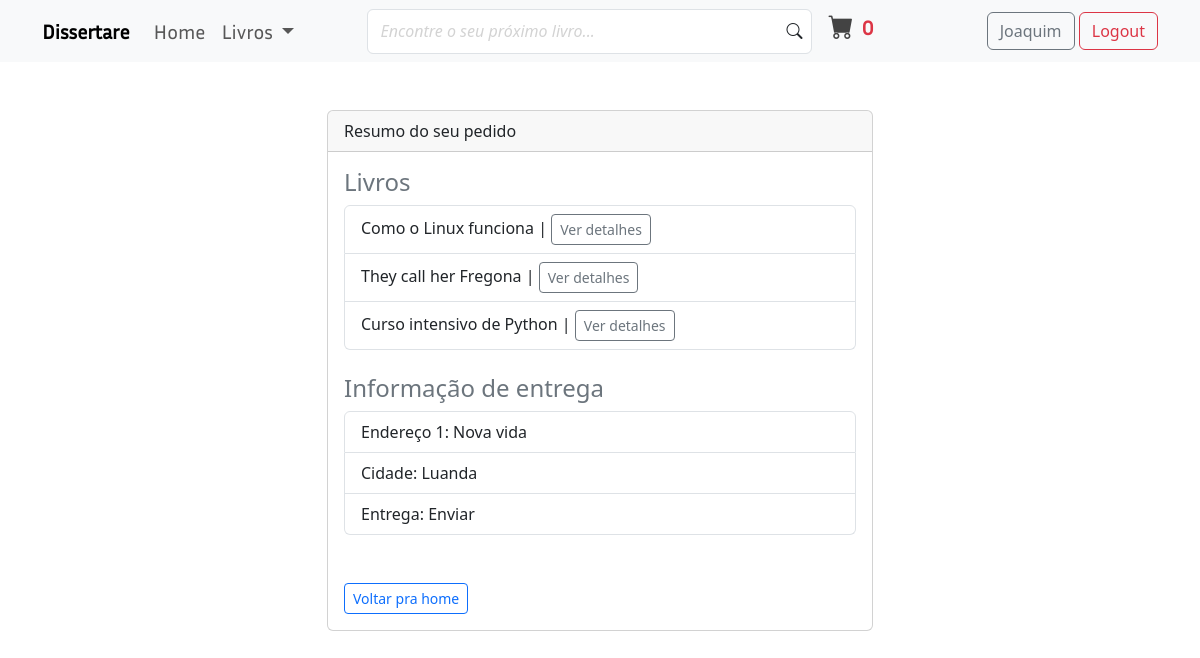
The page /payment/orders/23 (signed in) on the database its author committed.
### payment/models.py (models this page shows, shortened)
class OrderItem(models.Model):
    user = models.ForeignKey(User, on_delete=models.CASCADE, null=True, blank=True)
    order = models.ForeignKey(Order, on_delete=models.CASCADE, null=True)
    book = models.ForeignKey(Books, on_delete=models.CASCADE, null=True)
    quantity = models.PositiveBigIntegerField(default=1)
    price = models.DecimalField(max_digits=7, decimal_places=2)

### books/models.py (models this page shows, shortened)
class Books(models.Model):
    author = models.ForeignKey(Authors, on_delete=models.CASCADE, verbose_name='Autor do livro')
    file = models.FileField(
        upload_to=books_pdf_file_path,
        verbose_name='Arquivo',
        validators=[pdf_format_validator]
    )
    title = models.CharField(max_length=50, verbose_name='Título do livro')
    description = models.TextField(max_length=400, verbose_name='Sinopse')
    comment = models.TextField(max_length=400, verbose_name='Comentário', null=True, blank=True)
    cover = models.ImageField(
        upload_to=books_image_file_path,
        verbose_name='Capa do livro')
    date_posted = models.DateTimeField(default=timezone.now, verbose_name='Publicado no site em')
    uploaded_by = models.ForeignKey(User, on_delete=models.CASCADE, verbose_name='Enviado por')
    category = models.ManyToManyField(Category, related_name='books_category', default=[0])
    price = models.DecimalField(default=0, decimal_places=2, max_digits=6)
    is_sale = models.BooleanField(default=False)
    sale_price = models.DecimalField(default=0, decimal_places=2, max_digits=6)
    class Meta:
        verbose_name_plural = 'Books'

### payment/views.py (the view, shortened to what this page needs)
# urls.py: path('orders/<int:pk>', views.orders, name="orders"),
@login_required
def orders(request, pk):
    if request.user.is_authenticated:
        order = get_object_or_404(Order, id=pk)
        shipping_address = json.loads(order.shipping_address)
        items = OrderItem.objects.filter(order=pk)
        return render(request, 'payment/orders.html', {'order': order, 'items': items, 'shipping_address': shipping_address})
    else:
        messages.warning(request, "Access Denied")
        return redirect('books')

### cart/cart.py (called while the page is built)
    def __len__(self):
        return len(self.cart)

### cart/context_processors.py (called while the page is built)
def cart(request):
    return {'cart': Cart(request)}

### payment/templates/payment/orders.html (shortened to what this page needs)
{% extends 'books/base.html' %}
{% block main_content %}
    <div class="py-5 container">
        <div class="row">
            <div class="col-md-6 offset-md-3">
                <div class="card">
                    <div class="card-header">
                      Resumo do seu pedido
                    </div>
                    <div class="card-body">
                        <h4 class="text-secondary">Livros</h4>
                        <ul class="list-group">
                            {% for item in items %}
                            <li class="list-group-item">{{item.book.title}} | <a href="{% url 'book-detail' item.book.id %}" class="btn btn-sm btn-outline-secondary">Ver detalhes</a></li>
                            {% endfor %}
                        </ul>
                        <br>
                        <h4 class="text-secondary">Informação de entrega</h4>
                        <ul class="list-group">
                            <li class="list-group-item">
                                Endereço 1: {{shipping_address.shipping_address1}}
                            </li>
                            <li class="list-group-item">
                                Cidade: {{shipping_address.shipping_city}}
                            </li>
                            <li class="list-group-item">
                                Entrega: {{shipping_address.shipping_mode}}
                            </li>
                        </ul>
                        <br><br>
                        <a href="{% url 'home' %}" class="btn btn-sm btn-outline-primary">Voltar pra home</a>
                    </div>
                </div>
            </div>
        </div>
    </div>
{% endblock %}

### books/templates/books/base.html (shortened to what this page needs)
{% load static %}
<!doctype html>
<html lang="pt-pt">
  <head>
    <link rel="stylesheet" href="{% static 'books/css/general_style.css' %}">
    <link href="https://cdn.jsdelivr.net/npm/bootstrap@5.3.3/dist/css/bootstrap.min.css" rel="stylesheet">
    <link rel="stylesheet" href="https://cdn.jsdelivr.net/npm/bootstrap-icons@1.11.3/font/bootstrap-icons.min.css">
  </head>
  <body>
    <nav class="navbar navbar-expand-lg bg-body-tertiary sticky-top pb-3 pb-md-2">
        <div class="container">
            <a class="navbar-brand fw-bold" href="{% url 'home' %}">Dissertare</a>
            <div class="collapse navbar-collapse justify-content-between" id="navbarSupportedContent">
                <ul class="navbar-nav mb-2 mb-lg-0 fs-5">
                    {% if title == 'home' %}
                        <li class="nav-item">
                            <a class="nav-link active" aria-current="page" href="{% url 'home' %}">
                                Home
                            </a>
                        </li>
                        <li class="nav-item dropdown">
                            <a class="nav-link dropdown-toggle" href="#" role="button" data-bs-toggle="dropdown" aria-expanded="false">
                                Livros
                            </a>
                            <ul class="dropdown-menu">
                                {% if user.is_superuser %}
                                    <li class="border-bottom">
                                        <a href="{% url 'staff-profile' %}" class="dropdown-item" title="upload book">
                                            <i class="bi bi-person"></i> Perfil de administração
                                        </a>
                                    </li>
                                {% endif %}
                                <li><a class="dropdown-item" href="{% url 'books' %}">Livros</a></li>
                                <li><a class="dropdown-item" href="{% url 'home' %}">E-books</a></li>
                                <li><a class="dropdown-item" href="{% url 'all-authors' %}">Autores</a></li>
                                <li><a class="dropdown-item" href="{% url 'home' %}">Categorias</a></li>
                            </ul>
                        </li>
                    {% else %}
                        <li class="nav-item">
                            <a class="nav-link" aria-current="page" href="{% url 'home' %}">
                                Home
                            </a>
                        </li>
                        <li class="nav-item dropdown">
                            <a class="nav-link dropdown-toggle" href="#" role="button" data-bs-toggle="dropdown" aria-expanded="false">
                                Livros
                            </a>
                        </li>
                    {% endif %}
                </ul>
                <form class="d-flex flex-column flex-md-row me-5 w-50 mb-3 mb-lg-0" role="search">
                    <div class="w-100 d-flex align-items-center me-3 form-inputs">
                        <input class="form-control fw-bold" type="text" placeholder="Encontre o seu próximo livro...">
                        <i class="bi bi-search"></i>
                    </div>
                    <div class="cart-button my-4 my-md-0">
                        <a href="{% url 'cart_summary' %}" class="d-flex flex-row align-items-center">
                            <span class="shop-bag"><i class="bi bi-cart-fill"></i></span>
                            <div class="d-flex flex-column ms-2">
                                <span id="cart_quantity" class="qty fs-5 fw-bold text-danger">{{cart|length}}</span>
                            </div>
                        </a>
                    </div>
                </form>
                <div class="justify-content-between">
                    {% if user.is_active %}
                        <a href="{% url 'profile' %}" class="btn btn-outline-secondary">{{user.username|truncatechars:14}}</a>
                        <a href="{% url 'logout' %}" class="btn btn-outline-danger">Logout</a>
                    {% else %}
                        <a href="{% url 'login' %}" class="btn btn-success me-5">Login</a>
                        <a href="{% url 'register' %}" class="btn btn-outline-primary">Cadastrar</a>
                    {% endif %}
                </div>
            </div>
        </div>
    </nav>
    <main>
        {% block main_content %}{% endblock %}
    </main>
  </body>
</html>

### books/static/books/css/general_style.css (style rules this page uses)
* { box-sizing: border-box; }
h1, h2, h3, a { font-family: Inria_Sans; }
.form-inputs { position:relative; }
.form-inputs .form-control { height:45px; }
.form-inputs .form-control::placeholder { font-style: italic; font-weight: lighter; color: lightgray; }
.form-inputs i { position:absolute; right:10px; background-color: #fff; }
.cart-button a { text-decoration: none; color: #000; }
.shop-bag { color:#434343; font-size:25px; display:flex; border-radius:50%; align-items:center; justify-content:center; }
.qty { font-size:12px; }

### rows shown on the page
OrderItem: book "Como o Linux funciona"
OrderItem: book "They call her Fregona"
OrderItem: book "Curso intensivo de Python"

### other values the page prints
{{ cart|length }} "0"
{{ user.username|truncatechars:14 }} "Joaquim"
{{ shipping_address.shipping_address1 }} "Nova vida"
{{ shipping_address.shipping_city }} "Luanda"
{{ shipping_address.shipping_mode }} "Enviar"
